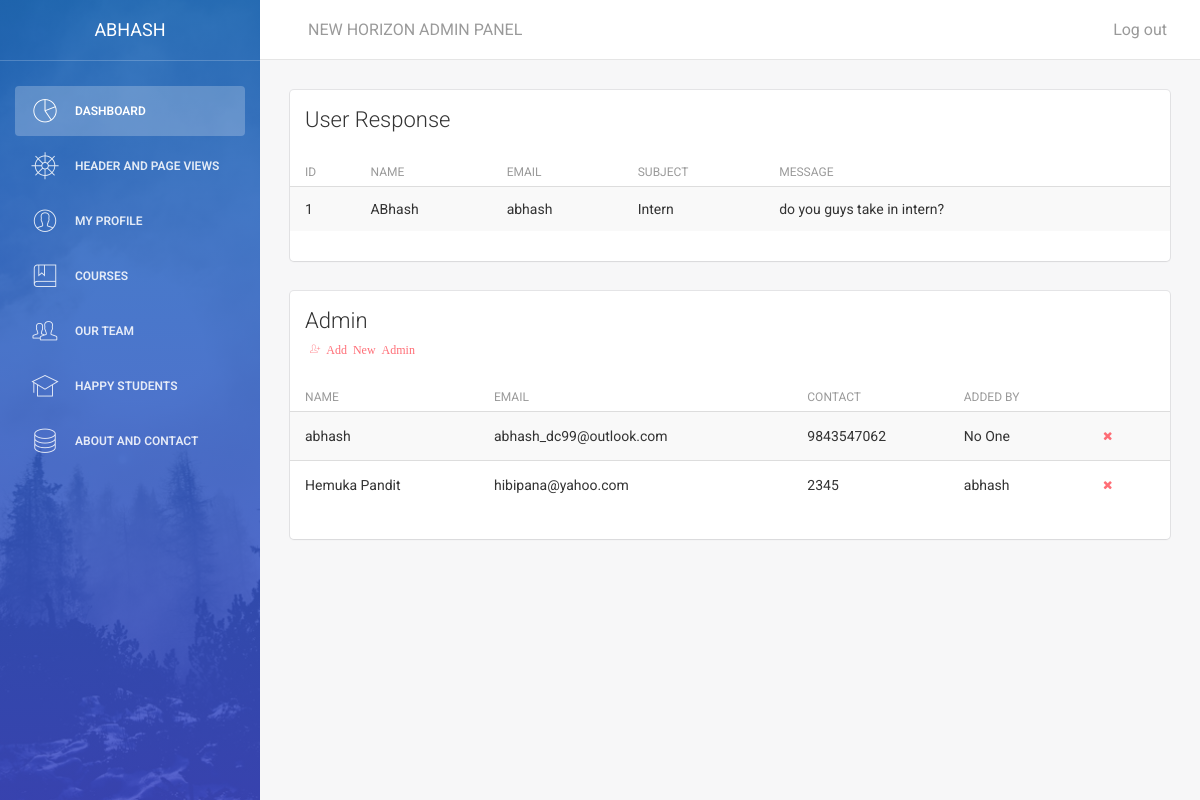
The app's page /admin/main.php?id=100 (signed in) with its own data.
### tables this page shows
CREATE TABLE `contact` (
  `cid` int(250) NOT NULL,
  `cname` varchar(250) NOT NULL,
  `cemail` varchar(250) NOT NULL,
  `csubject` text NOT NULL,
  `cmessage` text NOT NULL
);

### admin/class/aptech.dbConnect.php (called while the page is built, shortened)
<?php
class dbConnect
{
  public function __construct()
   {
     $this->db=new mysqli(DB_SERVER,DB_USER,DB_PASSWORD,DB_DATABASE);
   }
}
?>

### admin/class/class.user.php (the view, shortened to what this page needs)
<?php
include_once('aptech.dbConnect.php');
class user extends dbConnect
{
  public function display()
  {
    $sql="SELECT * FROM `contact`";
    $result=(mysqli_query($this->db,$sql));
    while($row=mysqli_fetch_array($result))
    {
      echo'
      <tr>
      <td>'.$row['cid'].'</td>
      <td>'.$row['cname'].'</td>
      <td>'.$row['cemail'].'</td>
      <td>'.$row['csubject'].'</td>
      <td>'.$row['cmessage'].'</td>
      </tr>';
    }
  }
  public function displayadmin()
  {
    $sql="SELECT * FROM `adminlogin`";
    $result=(mysqli_query($this->db,$sql));
    while($row=mysqli_fetch_array($result))
    {
      $a=$row['added'];
      $sql1="SELECT * FROM `adminlogin` where id='$a'";
      $results=(mysqli_query($this->db,$sql1));
      $adder="No One";
      while($rows=mysqli_fetch_array($results))
      {
        $adder=$rows['name'];
      }
        echo'
        <tr>
        <td>'.$row['name'].'</td>
        <td>'.$row['email'].'</td>
        <td>'.$row['contact'].'</td>
        <td>'.$adder.'</td>
        <td>
        <a href="main.php?id=admindelete&adid='.$row["id"].'"><button type="button" rel="tooltip" title="Remove" class="btn btn-danger btn-simple btn-xs">
        <i class="fa fa-times"></i>
        </button> </a>
        </td>
        </tr>';
    }
  }
}
?>

### records on screen
contact: cid "1", cname "ABhash", cemail "abhash", csubject "Intern", cmessage "do you guys take in intern?"

### other values on screen
$_SESSION['uname'] "ABHASH"
$row['name'] "abhash"
$row['email'] "abhash_dc99@outlook.com"
$row['contact'] "9843547062"
$adder "No One"
$row['name'] "Hemuka Pandit"
$row['email'] "hibipana@yahoo.com"
$row['contact'] "2345"
$adder "abhash"
